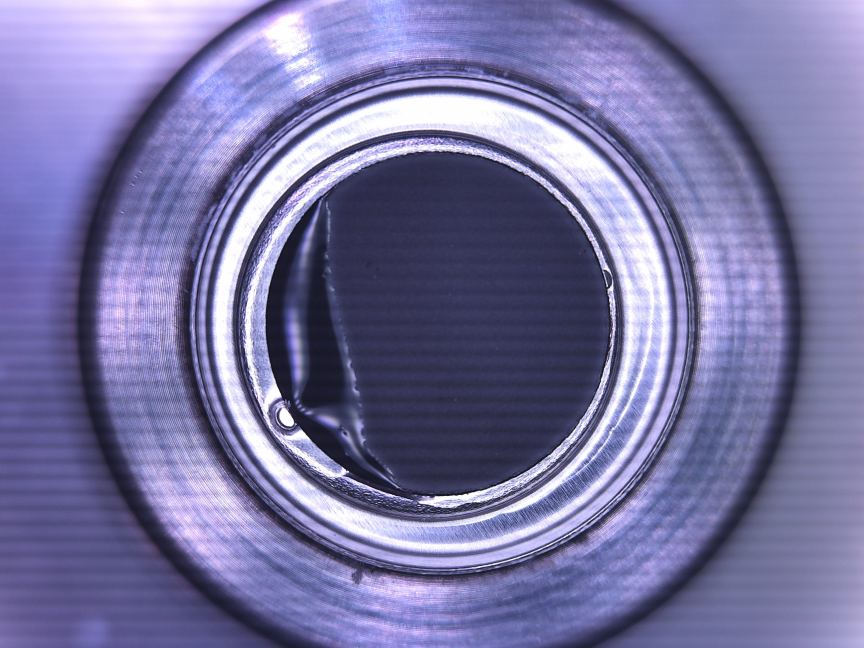
#> input picture testdata/test1455.jpg, 2592 x 1944 px (shown at 1/3 size)
$ python -i infermodel.py   (imports and definitions only)
#> lines starting #> are read from the running program, lines starting #| are printed output that depends on the picture
"""
ONNX inference for the electrode-defect models on Jetson Orin.

Process:
    preprocess(image) -> grayscale, resize 512, normalize -> (1,1,512,512) float32
    infer(image)      -> runs all 5 models, returns a list of detected regions

The .onnx graphs already have sigmoid baked in, so each output is a [0,1] prob map.
Deps: numpy, opencv-python, onnxruntime-gpu (JetPack wheel).

    from infermodel import infer
    regions = infer(my_image)      # my_image: numpy array or path
"""
import os

import cv2
import numpy as np
import onnxruntime as ort # type: ignore

HERE = os.path.dirname(os.path.abspath(__file__))
FEATURES = ["edge", "coating", "delam", "scratch", "crack"]

# albumentations A.Normalize(mean=0.485, std=0.229) over 0-255 pixels
MEAN = 0.485 * 255.0
STD = 0.229 * 255.0

# per-feature settings (mirror each <feature>/settings.py)
THRESH = {"edge": 0.9, "coating": 0.8, "delam": 0.9, "scratch": 0.3, "crack": 0.7}
MIN_AREA = {"edge": 1000, "coating": 1200, "delam": 10, "scratch": 1000, "crack": 800}

PROVIDERS = ["TensorrtExecutionProvider", "CUDAExecutionProvider", "CPUExecutionProvider"]

# Load all 5 ONNX models once, at import time.
# [4 lines that did not run here, left out]


def preprocess(image, size=512):
    """Grayscale -> resize size x size -> normalize -> (1,1,size,size) float32.

    `image` is a numpy array (2-D gray or 3-D BGR) or a path to an image file.
    """
    if isinstance(image, str):
        path, image = image, cv2.imread(image, cv2.IMREAD_GRAYSCALE)
        if image is None:
            raise FileNotFoundError(f"Cannot read image: {path}")
    if image.ndim == 3:
        image = cv2.cvtColor(image, cv2.COLOR_BGR2GRAY)
    resized = cv2.resize(image, (size, size), interpolation=cv2.INTER_LINEAR).astype(np.float32)
    normed = (resized - MEAN) / STD
    return normed[None, None, :, :].astype(np.float32)


def infer(image):
    """Run all 5 models on `image`; return a list of detected regions.

    `image` is a numpy array (2-D gray or 3-D BGR) or a path to an image file.
    Each region: {feature, area, bbox [x,y,w,h], centroid [x,y], confidence,
    contour [[x,y], ...]}, with coordinates in the input image's pixel space.
    """
#> called with image = '../testdata/test1455.jpg'
    if isinstance(image, str):
        path, image = image, cv2.imread(image, cv2.IMREAD_GRAYSCALE)
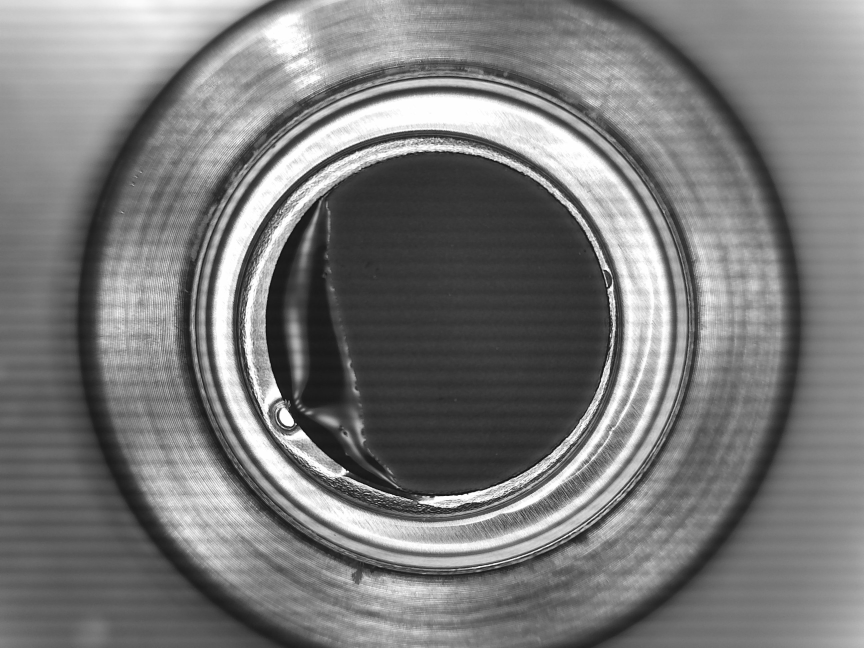
#> image: shape (1944, 2592) (shown at 1/3 size); min 1, max 255, mean 122
#> path = '../testdata/test1455.jpg'
        if image is None:
            raise FileNotFoundError(f"Cannot read image: {path}")
    h, w = image.shape[:2]
#> h = 1944; w = 2592
    tensor = preprocess(image)
#> in preprocess, `resized = cv2.resize(image, (size, size), interpolation=cv2.INTER_LINE..`:
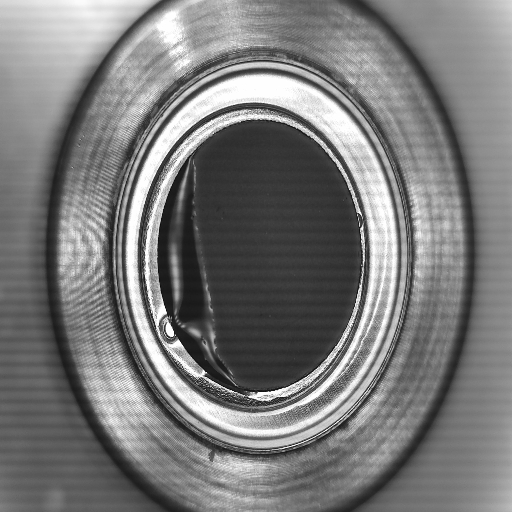
#> resized: shape (512, 512) float32; min 5, max 255, mean 121.9

    regions = []
    for feat, sess in SESSIONS.items():
        name = sess.get_inputs()[0].name
        prob = np.squeeze(sess.run(None, {name: tensor})[0])  # sigmoid already baked in
        prob = cv2.resize(prob, (w, h), interpolation=cv2.INTER_LINEAR)
        binary = (prob > THRESH[feat]).astype(np.uint8)
        cnts, _ = cv2.findContours(binary, cv2.RETR_EXTERNAL, cv2.CHAIN_APPROX_SIMPLE)
        for c in cnts:
            area = cv2.contourArea(c)
            if area < MIN_AREA[feat]:
                continue
            m = cv2.moments(c)
            cx = int(m["m10"] / m["m00"]) if m["m00"] else 0
            cy = int(m["m01"] / m["m00"]) if m["m00"] else 0
            x, y, bw, bh = cv2.boundingRect(c)
            regions.append({
                "feature": feat,
                "area": float(area),
                "bbox": [x, y, bw, bh],
                "centroid": [cx, cy],
                "confidence": float(prob[cy, cx]),
                "contour": c.reshape(-1, 2).tolist(),
            })
#> after the loop, regions = []
    return regions

#> (the run stopped early here; a loop or call above may not have finished)
